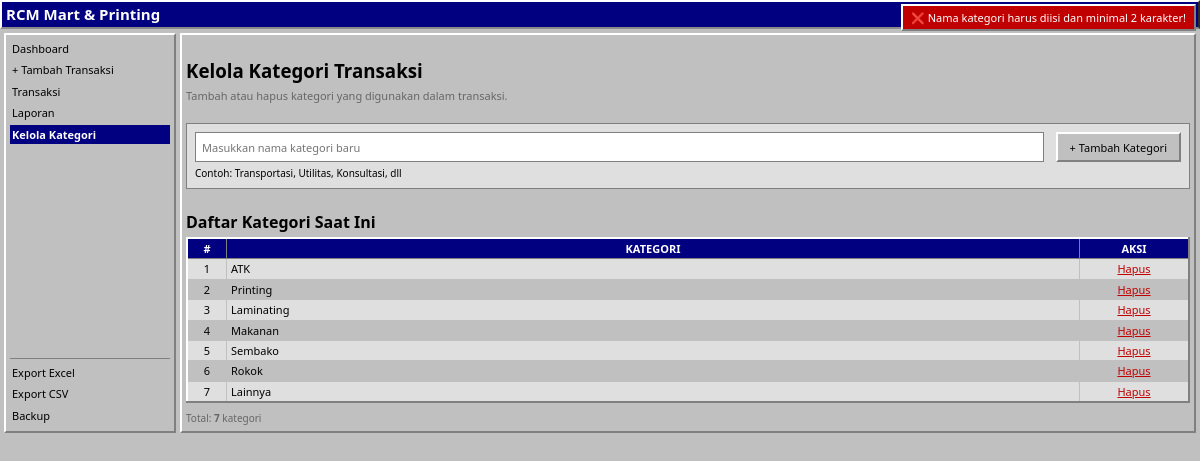
The page /pages/kategori.php?error=1 (signed in) on the database its author committed.
### tables this page shows
CREATE TABLE IF NOT EXISTS kategori_list (
    id INT PRIMARY KEY AUTO_INCREMENT,
    kategori VARCHAR(100) NOT NULL UNIQUE,
    created_at TIMESTAMP DEFAULT CURRENT_TIMESTAMP
);

### includes/helpers.php (called while the page is built, shortened)
<?php
function sanitize($input) {
    return htmlspecialchars(trim($input), ENT_QUOTES, 'UTF-8');
}
?>

### pages/kategori.php (the view, shortened to what this page needs)
<?php
require_once '../includes/database.php';
require_once '../includes/helpers.php';
?>
<!DOCTYPE html>
<html>
<head>
    <link rel="stylesheet" href="../assets/style.css">
</head>
<body>
<div class="header">RCM Mart & Printing <span style="float: right; font-size: 11px; font-weight: normal;"><a href="logout.php" style="color: #c41e3a; text-decoration: none;">Logout</a></span></div>
<div class="container">
    <div class="sidebar">
        <div class="sidebar-menu">
            <a href="index.php">Dashboard</a>
            <a href="tambah.php">+ Tambah Transaksi</a>
            <a href="transaksi.php">Transaksi</a>
            <a href="laporan.php">Laporan</a>
            <a href="kategori.php" class="active">Kelola Kategori</a>
        </div>
        <div class="sidebar-export">
            <a href="../reports/export_excel.php" onclick="return konfirmasiExport()">Export Excel</a>
            <a href="../reports/export.php" onclick="return konfirmasiExport()">Export CSV</a>
            <a href="../actions/backup.php" onclick="return konfirmasiBackup()">Backup</a>
        </div>
    </div>
    <div class="content">
        <h3>Kelola Kategori Transaksi</h3>
        <p style="color: #666; margin-bottom: 20px;">Tambah atau hapus kategori yang digunakan dalam transaksi.</p>
        <div style="background: #dfdfdf; padding: 8px; border-radius: 0px; margin-bottom: 20px; border: 1px solid #808080;">
            <form method="POST" action="../actions/simpan_kategori.php" style="display: flex; gap: 8px;">
                <input type="text" name="kategori" placeholder="Masukkan nama kategori baru" required style="flex: 1; padding: 4px 6px; border: 1px solid #808080; border-radius: 0px;">
                <button type="submit" style="white-space: nowrap;">+ Tambah Kategori</button>
            </form>
            <small style="color: #000000; margin-top: 4px; display: block; font-size: 10px;">Contoh: Transportasi, Utilitas, Konsultasi, dll</small>
        </div>
        <h4>Daftar Kategori Saat Ini</h4>
        <?php
        $result = $koneksi->query("SELECT id, kategori FROM kategori_list ORDER BY id");
        $total = $result->num_rows;
        if ($total == 0) {
            echo "<p style='text-align: center; color: #666; padding: 12px;'><em>Tidak ada kategori. Silakan tambahkan kategori baru.</em></p>";
        } else {
        ?>
            <table>
                <tr>
                    <th style="width: 30px; text-align: center;">#</th>
                    <th>Kategori</th>
                    <th style="width: 100px; text-align: center;">Aksi</th>
                </tr>
                <?php
                $no = 1;
                while ($row = $result->fetch_assoc()) {
                ?>
                    <tr>
                        <td style="text-align: center;"><?= $no++ ?></td>
                        <td><?= sanitize($row['kategori']) ?></td>
                        <td style="text-align: center;">
                            <a href="../actions/hapus_kategori.php?id=<?= $row['id'] ?>" onclick="return confirm('Yakin ingin menghapus kategori ini?');" style="color: #c00000; font-weight: normal;">Hapus</a>
                        </td>
                    </tr>
                <?php } ?>
            </table>
            <p style="margin-top: 8px; color: #666; font-size: 10px;">
                Total: <strong><?= $total ?></strong> kategori
            </p>
        <?php } ?>
    </div>
</div>
</body>
</html>

### assets/style.css (style rules this page uses)
:root { --border: #808080; --bg-soft: #c0c0c0; --accent: #000080; --accent-dark: #000080; --hover: #dfdfdf; --success: #008000; --error: #c00000; --warning: #c00000; }
body { font-family: "MS Sans Serif", "Segoe UI", Tahoma, sans-serif; background: #c0c0c0; margin: 0; color: #000000; line-height: 1.4; }
.header { background: #000080; color: #ffffff; padding: 2px 4px; font-weight: bold; border-bottom: 2px outset #dfdfdf; border-right: 2px outset #808080; border-top: 2px solid #ffffff; border-left: 2px solid #ffffff; font-size: 15px; letter-spacing: 0px; }
.container { display: flex; gap: 4px; padding: 4px; max-width: 100%; }
.sidebar { width: 160px; background: #c0c0c0; padding: 4px; border: 2px; border-color: #ffffff #808080 #808080 #ffffff; border-style: solid; position: sticky; top: 4px; max-height: 90vh; overflow-y: auto; display: flex; flex-direction: column; min-height: 300px; }
.sidebar-menu { flex: 1; display: flex; flex-direction: column; }
.sidebar-export { display: flex; flex-direction: column; border-top: 1px solid #808080; padding-top: 4px; margin-top: 8px; }
.sidebar a { display: block; margin-bottom: 2px; color: #000000; font-size: 11px; padding: 2px 2px; border-radius: 0px; text-decoration: none; transition: none; }
.sidebar a.active { background: #000080; color: #ffffff; font-weight: 600; box-shadow: none; }
.content { flex: 1; background: #c0c0c0; padding: 4px; border: 2px; border-color: #ffffff #808080 #808080 #ffffff; border-style: solid; border-radius: 0px; }
.content > * { margin-bottom: 4px; }
.content p { margin: 2px 0; font-size: 11px; }
table { width: 100%; border-collapse: collapse; font-size: 11px; background: #c0c0c0; border: 2px; border-color: #ffffff #808080 #808080 #ffffff; border-style: solid; border-radius: 0px; overflow: hidden; }
th { background: #000080; color: #ffffff; border: 1px solid #808080; padding: 2px 4px; font-size: 11px; font-weight: bold; letter-spacing: 0px; text-transform: uppercase; }
td { border: 1px solid #c0c0c0; padding: 2px 4px; }
tr:nth-child(even) td { background: #dfdfdf; }
button { padding: 4px 12px; background: #c0c0c0; color: #000000; border: 2px; border-color: #ffffff #808080 #808080 #ffffff; border-style: solid; font-family: inherit; font-size: 11px; cursor: pointer; border-radius: 0px; transition: none; width: fit-content; font-weight: normal; box-shadow: none; }
a { cursor: pointer; color: #000080; text-decoration: underline; transition: none; }
a[href*="hapus"] { color: #c00000; font-weight: normal; }
form select, form input[type="text"] { padding: 2px 4px; border: 2px; border-color: #dfdfdf #808080 #808080 #dfdfdf; border-style: solid; border-radius: 0px; font-family: inherit; font-size: 11px; margin-right: 4px; min-height: 20px; transition: none; }

### rows shown on the page
kategori_list: kategori "ATK"
kategori_list: kategori "Printing"
kategori_list: kategori "Laminating"
kategori_list: kategori "Makanan"
kategori_list: kategori "Sembako"
kategori_list: kategori "Rokok"
kategori_list: kategori "Lainnya"

### other values the page prints
$total "7"
